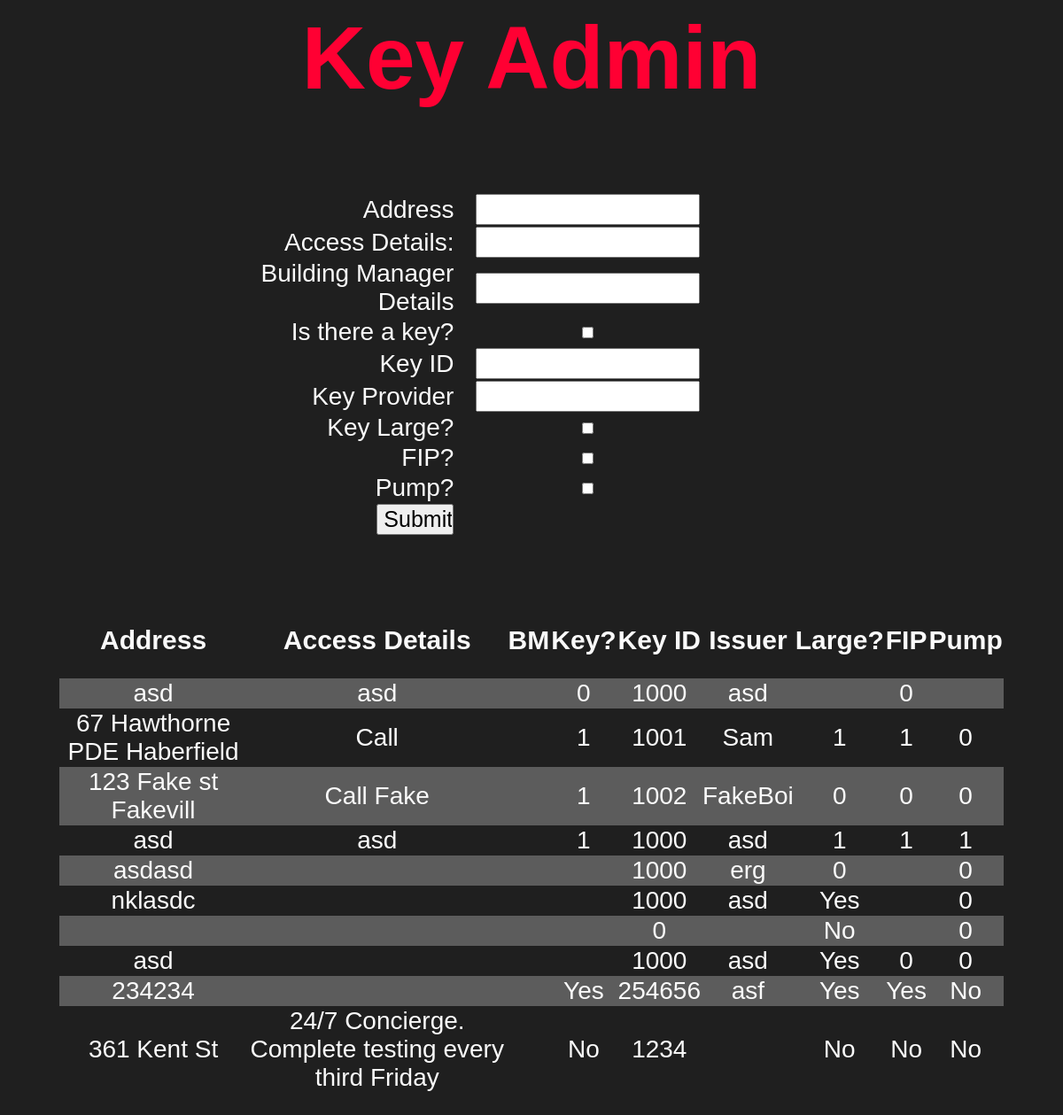
Before: /dataEntry.php with the older database file.
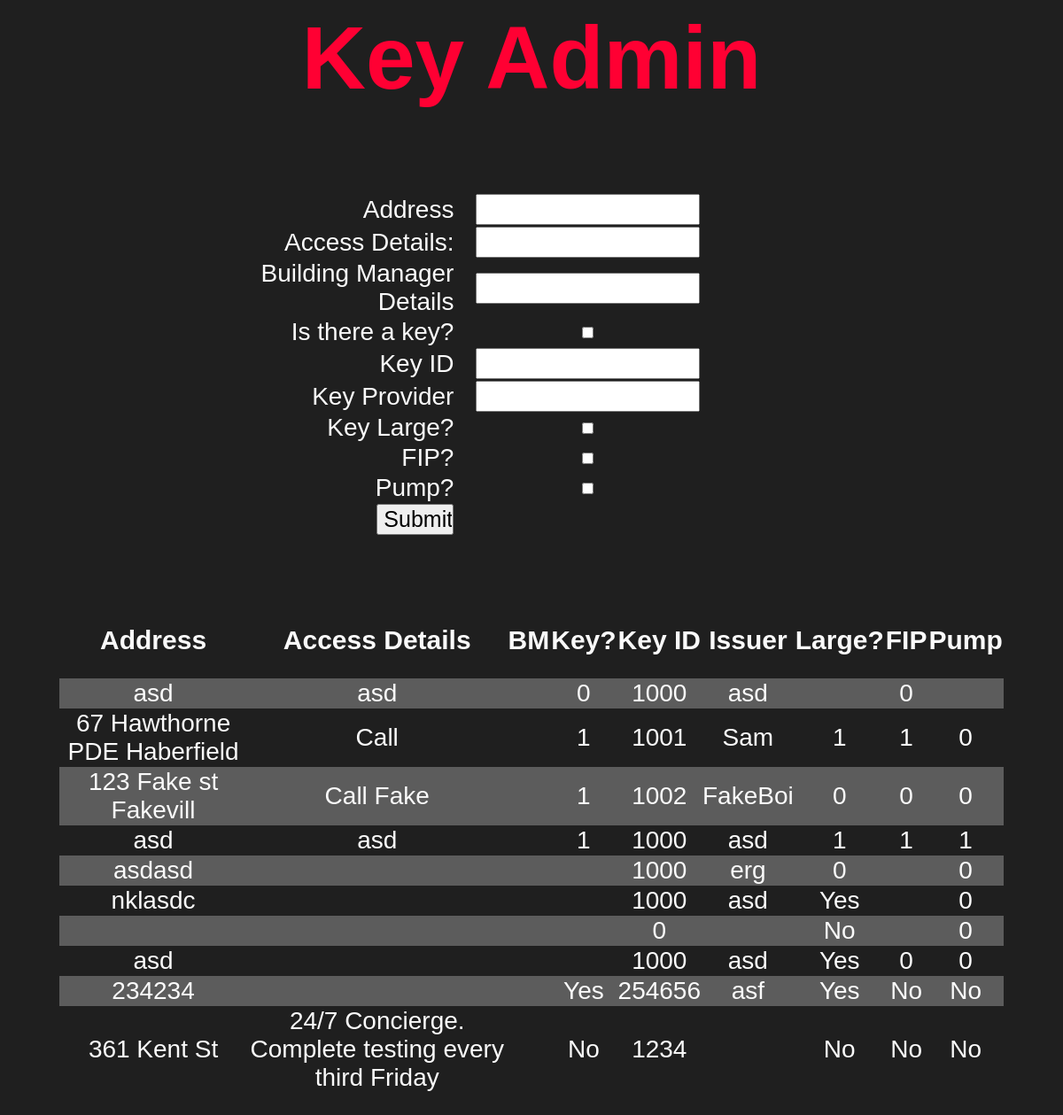
After: the same page with the newer database file.
### tables this page shows
CREATE TABLE "keys" (
	"id_number"	INTEGER,
	"address"	TEXT,
	"key_holder"	TEXT,
	"date_of_issue"	TEXT,
	"key_provider"	TEXT,
	"large"	TEXT,
	"fip"	TEXT,
	"pump"	TEXT,
	"access"	TEXT,
	"is_key"	TEXT,
	"unique"	INTEGER UNIQUE,
	"monthly"	TEXT,
	"bm"	TEXT,
	PRIMARY KEY("unique" AUTOINCREMENT)
);

### dataEntry.php (the view, shortened to what this page needs)
<html>
<head>
</head>
<h1>
    Key Admin
</h1>
<pre>
</pre>
<body>
<table class="input">
<form action="dataEntry.php" method="post">
    <tr class="input"><td class="label"><label for="address">Address</label></td>
    <td><input type="text" name="address"></td></tr>
    <tr class="input"><td class="label"><label for="access">Access Details:</label></td>
    <td><input type="text" name="access"></td></tr>
    <tr class="input"><td class="label"><label for="bm">Building Manager Details</label></td>
    <td><input type="text" name="bm"></td></tr>
    <tr class="input"><td class="label"><label for="is_key">Is there a key?</label></td>
    <td><input type="checkbox" class="check" name="is_key"></td></tr>
    <tr class="input"><td class="label"><label for="id_number">Key ID</label></td>
    <td><input type="number" name="id_number"></td></tr>
    <tr class="input"><td class="label"><label for="key_provider">Key Provider</label></td>
    <td><input type="text" name="key_provider"></td></tr>
    <tr class="input"><td class="label"><label for="large">Key Large?</label></td>
    <td><input type="checkbox" class="check" name="large"></td></tr>
    <tr class="input"><td class="label"><label for="fip">FIP?</label></td>
    <td><input type="checkbox" class="check" name="fip"></td></tr>
    <tr class="input"><td class="label"><label for="pump">Pump?</label></td>
    <td><input type="checkbox" class="check" name="pump"></td></tr>
    <tr class="input"><td class="label"><input style="width: 30%; height: 100%;" type="submit" value="Submit" name="submit"></td></tr>
</form>
</table>
<table class="keys">
    <tr>
        <td><h2>Address</h2></td>
        <td><h2>Access Details</h2></td>
        <td><h2>BM</h2></td>
        <td><h2>Key?</h2></td>
        <td><h2>Key ID</h2></td>
        <td><h2>Issuer</h2></td>
        <td><h2>Large?</h2></td>
        <td class="fip"><h2>FIP</h2></td>
        <td><h2>Pump</h2></td>
    </tr>
<?php
$pdo = new PDO('sqlite:keys.db');
$statement = $pdo->query("SELECT * from keys");
$keys = $statement->fetchAll(PDO::FETCH_ASSOC);
foreach ($keys as $row => $key) {
    echo "<tr><h3>";
    echo "<td>" . $key['address'] . "</td>";
    echo "<td>" . $key['access'] . "</td>";
    echo "<td>" . $key['bm'] . "</td>";
    echo "<td>" . $key['is_key'] . "</td>";
    echo "<td>" . $key['id_number'] . "</td>";
    echo "<td>" . $key['key_provider'] . "</td>";
    echo "<td>" . $key['large'] . "</td>";
    echo "<td>" . $key['fip'] . "</td>";
    echo "<td>" . $key['pump'] . "</td>";
    echo "</h3></tr>";
}
echo "</table>";
?>
</body>
</html>

### dataEntry.php (style rules this page uses)
body { font-family: Century Gothic, CenturyGothic, AppleGothic, sans-serif; background: #1f1f1f; color: #fafafa; }
table, tr, td { border: none; border-collapse: collapse; }
tr:nth-child(even) { background-color: #5c5c5c; }
table.keys { width: 90%; margin: 100px auto; text-align: center; }
tr { height: 30px; font-size: 23px; }
td { font-size: 28px; }
table.input { width: 50%; text-align: center; margin-left: 18%; margin-top: 0%; }
tr.input { background-color: #1f1f1f; }
td.label { text-align: right; }
label { text-align: right; }
h1 { font-size: 100px; text-align: center; color: #ff0033 }
h2 { font-size: 30px; }
h3 { font-size: 20px; }
input { font-size: 25px; resize: none; font-family: Century Gothic, CenturyGothic, AppleGothic, sans-serif; width: 85%; height: 80%; }
input.check { height: 80%; }

Changed rows visible on the page:
changed keys "asf": fip "Yes" → "No"
